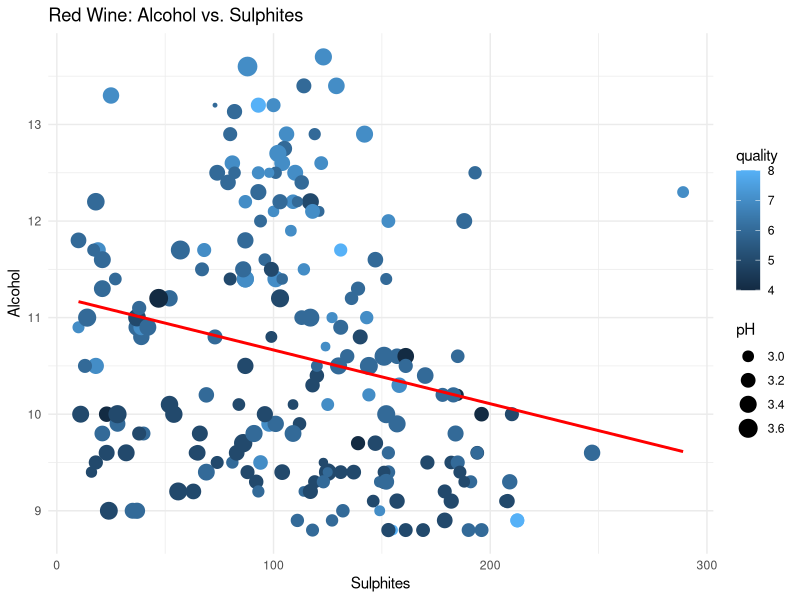
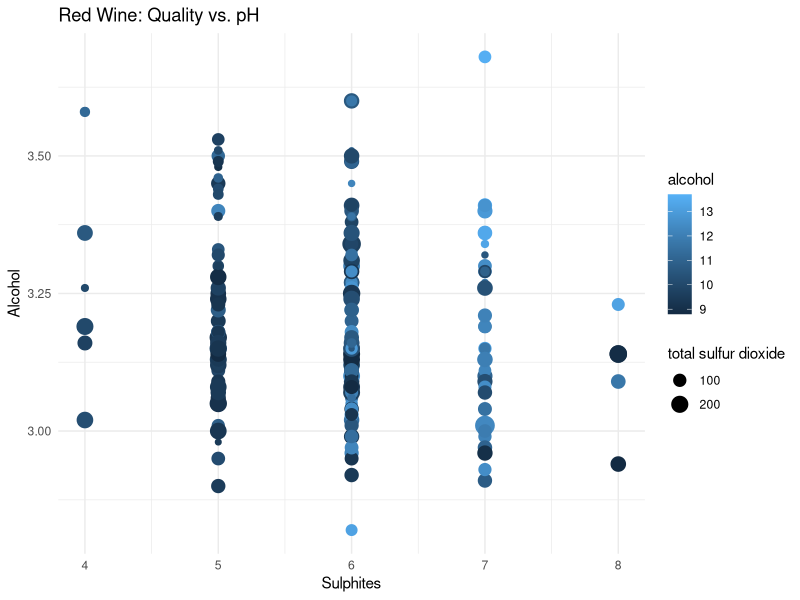
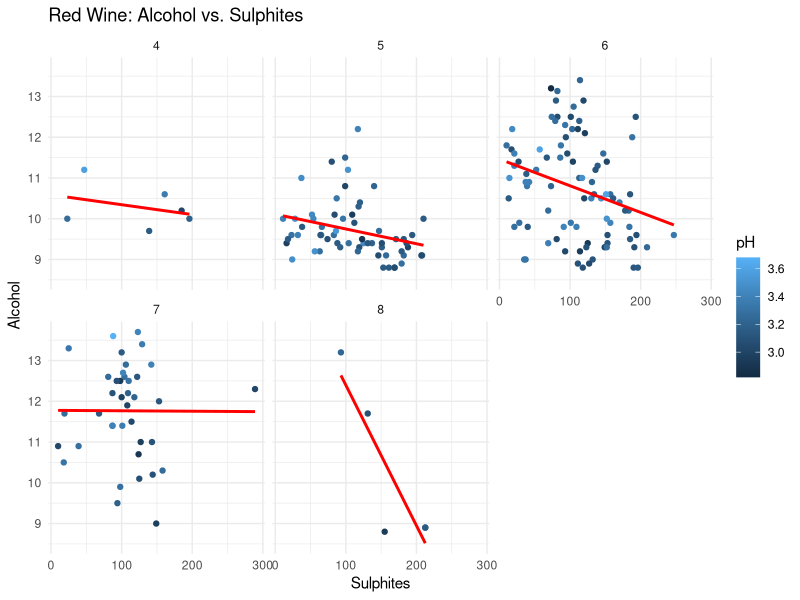
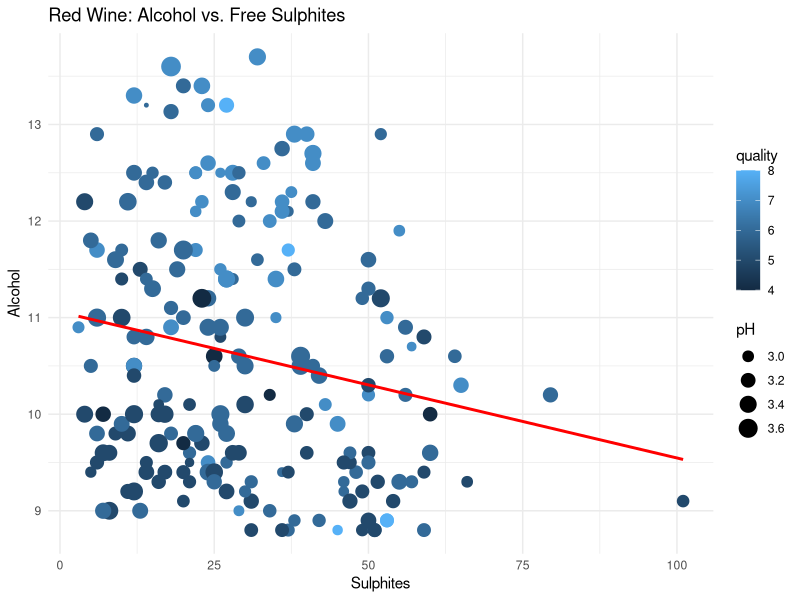
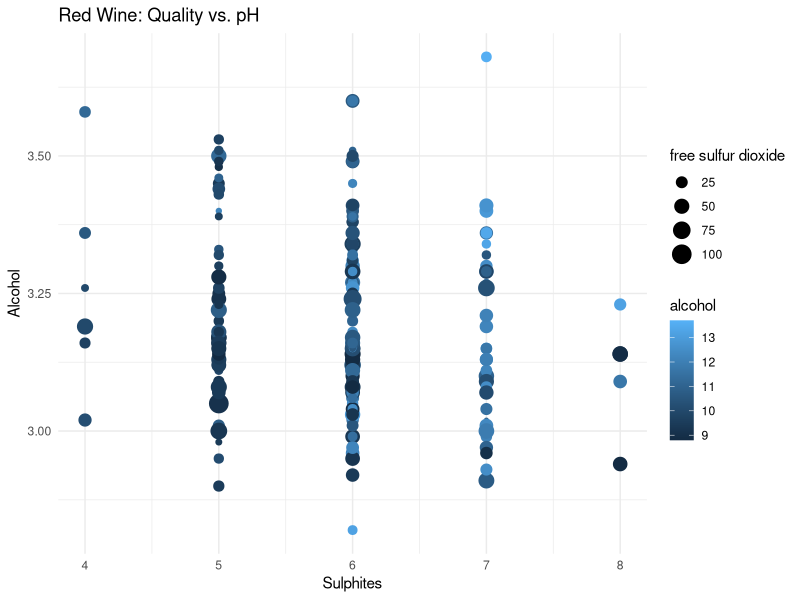
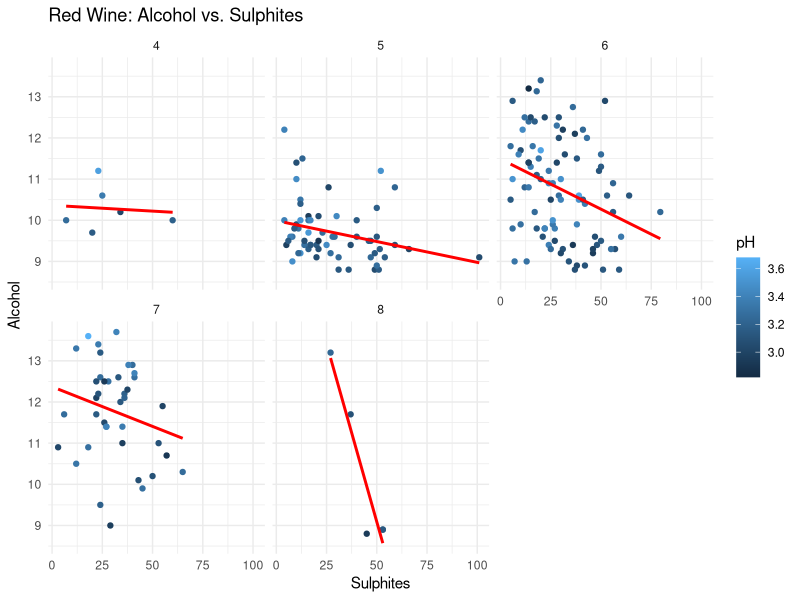
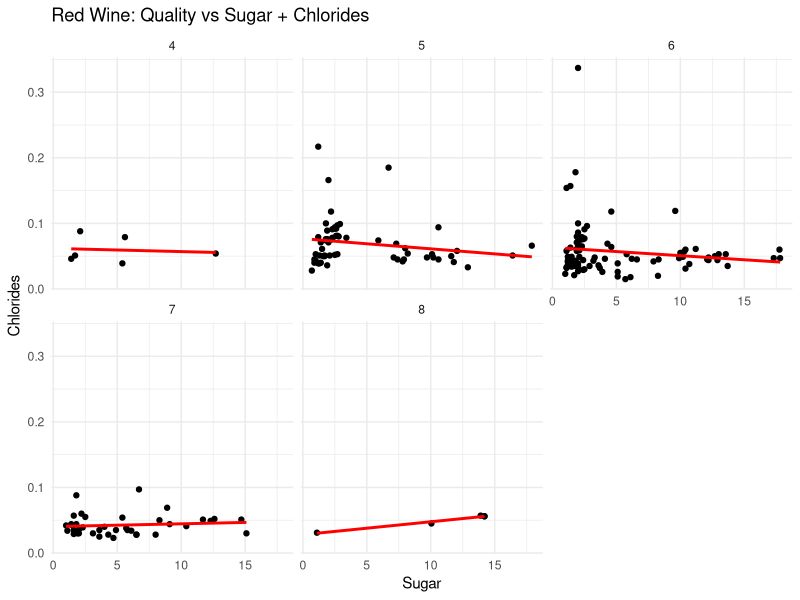

These figures' R source, in order:
#Amanda Polarolo
# Vincent Cifone
##########################
###Creation of a Multi-linear model for Alcohol, pH and Sulphites with respect to Quality

setwd("C:/Users/Amanda/Documents/GitHub/STAT383_Final")  
# Access to ggplot data visualization
install.packages("ggplot2")         
library(ggplot2)

#Access Dataset's
install.packages("readxl")         
library(readxl)

# Clean Console and Environment
rm(list = ls())
cat("\f")

# Local access to datasets
WineProperties_Red <- read_excel("RedWine_DataSet.xlsx")

##### Get Random Sample of 500 red wines
#Seed for random number generator using pseudo-random number generation which is sufficiently random for our purposes
set.seed(5678)

#Find indexes of the 500 random elements
randomIndexes <- sample(seq_len(nrow(WineProperties_Red)), 200, replace = FALSE)

#Get random data from random index (can choose which data to set after ",")
redWineRandom <- WineProperties_Red[randomIndexes, ]




#------------------------------------------------------------------------------------------------#
#Total Sulfur Dioxide#

# Creation of linear models -- Quality VS alcohol~~~~~~~~~~~~~~~~~~~~~~~~~~~~~~~~~~~~~~~~~~~~~~~~~~~~~~~~~~~~~~
red_alc_pH_sulphites_mlr <- lm(quality ~ alcohol + pH + `total sulfur dioxide`, data = redWineRandom)
print(summary(red_alc_pH_sulphites_mlr))

# Scatter Plot: Alcohol Vs. Sulphites
ggplot(redWineRandom, aes(x=`total sulfur dioxide` , y=alcohol, col=quality)) +
  geom_point(aes(size=pH)) +
  geom_smooth(method='lm', se=FALSE, color="red") +
  theme_minimal() +
  labs(title="Red Wine: Alcohol vs. Sulphites", x="Sulphites",y="Alcohol")

# Scatter Plot: Alcohol Vs. Sulphites
ggplot(redWineRandom, aes(x=quality , y=pH, col=alcohol)) +
  geom_point(aes(size=`total sulfur dioxide`)) +
  theme_minimal() +
  labs(title="Red Wine: Quality vs. pH", x="Sulphites",y="Alcohol")

# Scatter Plot: Alcohol Vs. Sulphites
ggplot(redWineRandom, aes(x=`total sulfur dioxide` , y=alcohol, col=pH)) +
  geom_point() +
  geom_smooth(method='lm', se=FALSE, color="red") +
  facet_wrap(~quality) +
  theme_minimal() +
  labs(title="Red Wine: Alcohol vs. Sulphites", x="Sulphites",y="Alcohol")

#------------------------------------------------------------------------------------------------#
#Free Sulfur Dioxide#

# Creation of linear models -- Quality VS alcohol~~~~~~~~~~~~~~~~~~~~~~~~~~~~~~~~~~~~~~~~~~~~~~~~~~~~~~~~~~~~~~
red_alc_pH_sulphites_mlr <- lm(quality ~ alcohol + pH + `free sulfur dioxide`, data = redWineRandom)
print(summary(red_alc_pH_sulphites_mlr))

# Scatter Plot: Alcohol Vs. Free Sulphites
ggplot(redWineRandom, aes(x=`free sulfur dioxide` , y=alcohol, col=quality)) +
  geom_point(aes(size=pH)) +
  geom_smooth(method='lm', se=FALSE, color="red") +
  theme_minimal() +
  labs(title="Red Wine: Alcohol vs. Free Sulphites", x="Sulphites",y="Alcohol")

# Scatter Plot: Alcohol Vs. Free Sulphites
ggplot(redWineRandom, aes(x=quality , y=pH, col=alcohol)) +
  geom_point(aes(size=`free sulfur dioxide`)) +
  theme_minimal() +
  labs(title="Red Wine: Quality vs. pH", x="Sulphites",y="Alcohol")

# Scatter Plot: Alcohol Vs. Free Sulphites
ggplot(redWineRandom, aes(x=`free sulfur dioxide` , y=alcohol, col=pH)) +
  geom_point() +
  geom_smooth(method='lm', se=FALSE, color="red") +
  facet_wrap(~quality) +
  theme_minimal() +
  labs(title="Red Wine: Alcohol vs. Sulphites", x="Sulphites",y="Alcohol")

#------------------------------------------------------------------------------------------------#

######Sugar, Chlorides and Quality#

# Creation of linear models -- Quality VS alcohol~~~~~~~~~~~~~~~~~~~~~~~~~~~~~~~~~~~~~~~~~~~~~~~~~~~~~~~~~~~~~~
red_sug_chlor_quality_mlr <- lm(quality ~ `residual sugar` + chlorides, data = redWineRandom)
print(summary(red_sug_chlor_quality_mlr))

# Scatter Plot: Sugar, chlorides, quality
ggplot(redWineRandom, aes(x=`residual sugar` , y=chlorides)) +
  geom_point() +
  geom_smooth(method='lm', se=FALSE, color="red") +
  facet_wrap(~quality) +
  theme_minimal() +
  labs(title="Red Wine: Quality vs Sugar + Chlorides", x="Sugar",y="Chlorides")

